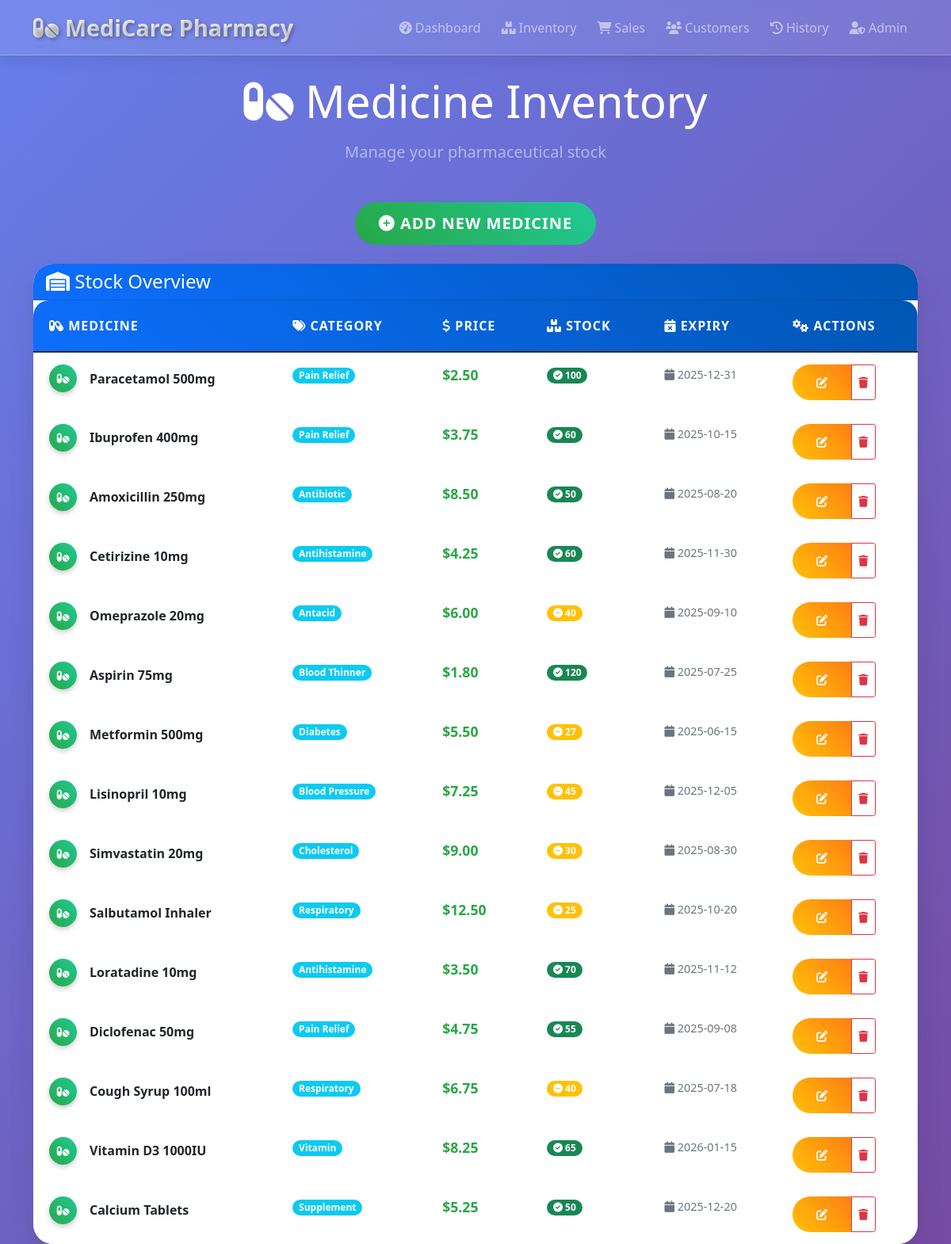
Page /inventory on the committed database.
### models.py (models this page shows)
class Medicine(db.Model):
    id = db.Column(db.Integer, primary_key=True)
    name = db.Column(db.String(100), nullable=False)
    category = db.Column(db.String(50), nullable=False)
    price = db.Column(db.Float, nullable=False)
    stock = db.Column(db.Integer, default=0)
    expiry_date = db.Column(db.Date, nullable=False)

### app.py (the view)
@app.route('/inventory')
def inventory():
    medicines = Medicine.query.all()
    return render_template('inventory.html', medicines=medicines)

### templates/inventory.html (shortened to what this page needs)
{% extends "base.html" %}
{% block content %}
<div class="inventory-container">
    <div class="page-header text-center mb-5">
        <h1 class="display-4 text-white mb-3">
            <i class="fas fa-pills"></i> Medicine Inventory
        </h1>
        <p class="lead text-white-50">Manage your pharmaceutical stock</p>
    </div>
    <div class="row mb-4">
        <div class="col-12 text-center">
            <button class="btn creative-btn btn-gradient-success btn-lg" data-bs-toggle="modal" data-bs-target="#addMedicineModal">
                <i class="fas fa-plus-circle"></i> Add New Medicine
            </button>
        </div>
    </div>
    <div class="creative-card">
        <div class="card-header bg-gradient-secondary text-white">
            <h4 class="mb-0">
                <i class="fas fa-warehouse"></i> Stock Overview
            </h4>
        </div>
        <div class="card-body p-0">
            <div class="table-responsive">
                <table class="table creative-table mb-0">
                    <thead>
                        <tr>
                            <th><i class="fas fa-capsules"></i> Medicine</th>
                            <th><i class="fas fa-tags"></i> Category</th>
                            <th><i class="fas fa-dollar-sign"></i> Price</th>
                            <th><i class="fas fa-boxes"></i> Stock</th>
                            <th><i class="fas fa-calendar-times"></i> Expiry</th>
                            <th><i class="fas fa-cogs"></i> Actions</th>
                        </tr>
                    </thead>
                    <tbody>
                        {% for medicine in medicines %}
                        <tr class="medicine-row">
                            <td>
                                <div class="d-flex align-items-center">
                                    <div class="medicine-icon me-3">
                                        <i class="fas fa-pills"></i>
                                    </div>
                                    <div>
                                        <strong>{{ medicine.name }}</strong>
                                    </div>
                                </div>
                            </td>
                            <td>
                                <span class="badge bg-info rounded-pill">
                                    {{ medicine.category }}
                                </span>
                            </td>
                            <td>
                                <span class="price-tag">
                                    ${{ "%.2f"|format(medicine.price) }}
                                </span>
                            </td>
                            <td>
                                {% if medicine.stock < 10 %}
                                    <span class="badge bg-danger rounded-pill pulse-animation">
                                        <i class="fas fa-exclamation-triangle"></i> {{ medicine.stock }}
                                    </span>
                                {% elif medicine.stock < 50 %}
                                    <span class="badge bg-warning rounded-pill">
                                        <i class="fas fa-minus-circle"></i> {{ medicine.stock }}
                                    </span>
                                {% else %}
                                    <span class="badge bg-success rounded-pill">
                                        <i class="fas fa-check-circle"></i> {{ medicine.stock }}
                                    </span>
                                {% endif %}
                            </td>
                            <td>
                                <span class="expiry-date">
                                    <i class="fas fa-calendar"></i> {{ medicine.expiry_date }}
                                </span>
                            </td>
                            <td>
                                <div class="btn-group" role="group">
                                    <button class="btn btn-sm creative-btn btn-gradient-warning">
                                        <i class="fas fa-edit"></i>
                                    </button>
                                    <button class="btn btn-sm btn-outline-danger">
                                        <i class="fas fa-trash"></i>
                                    </button>
                                </div>
                            </td>
                        </tr>
                        {% endfor %}
                    </tbody>
                </table>
            </div>
        </div>
    </div>
</div>
{% endblock %}

### static/style.css (style rules this page uses)
:root { --primary-gradient: linear-gradient(135deg, #667eea 0%, #764ba2 100%); --secondary-gradient: linear-gradient(45deg, #0d6efd, #0056b3); --success-gradient: linear-gradient(45deg, #28a745, #20c997); --warning-gradient: linear-gradient(45deg, #ffc107, #fd7e14); --danger-gradient: linear-gradient(45deg, #dc3545, #e83e8c); --glass-bg: rgba(255, 255, 255, 0.1); --glass-border: rgba(255, 255, 255, 0.2); --shadow-light: 0 8px 32px rgba(31, 38, 135, 0.37); --shadow-heavy: 0 15px 35px rgba(0, 0, 0, 0.1); }
* { margin: 0; padding: 0; box-sizing: border-box; }
body { background: var(--primary-gradient); min-height: 100vh; font-family: 'Segoe UI', Tahoma, Geneva, Verdana, sans-serif; overflow-x: hidden; }
.creative-card { background: white; border-radius: 25px; border: none; box-shadow: var(--shadow-heavy); transition: all 0.4s ease; position: relative; overflow: hidden; animation: slideInUp 0.6s ease-out; }
.creative-card::before { content: ''; position: absolute; top: 0; left: -100%; width: 100%; height: 100%; background: linear-gradient(90deg, transparent, rgba(255, 255, 255, 0.2), transparent); transition: left 0.5s; }
.creative-btn { border-radius: 50px; padding: 12px 30px; font-weight: 600; text-transform: uppercase; letter-spacing: 1px; position: relative; overflow: hidden; transition: all 0.3s ease; border: none; }
.creative-btn::before { content: ''; position: absolute; top: 0; left: -100%; width: 100%; height: 100%; background: linear-gradient(90deg, transparent, rgba(255, 255, 255, 0.3), transparent); transition: left 0.5s; }
.btn-gradient-success { background: var(--success-gradient); color: white; }
.btn-gradient-warning { background: var(--warning-gradient); color: white; }
.creative-table { background: white; border-radius: 20px; overflow: hidden; box-shadow: var(--shadow-heavy); animation: slideInUp 0.8s ease-out; }
.creative-table thead { background: var(--secondary-gradient); color: white; }
.creative-table th { padding: 20px; font-weight: 600; text-transform: uppercase; letter-spacing: 1px; border: none; }
.creative-table td { padding: 15px 20px; border: none; transition: all 0.3s ease; }
.creative-table tbody tr { transition: all 0.3s ease; animation: slideInLeft 0.5s ease-out; }
.bg-gradient-secondary { background: var(--secondary-gradient) !important; }

### templates/inventory.html (style rules this page uses)
.inventory-container { animation: fadeInScale 0.8s ease-out; }
.medicine-icon { width: 35px; height: 35px; border-radius: 50%; background: linear-gradient(45deg, #28a745, #20c997); display: flex; align-items: center; justify-content: center; color: white; font-size: 14px; box-shadow: 0 3px 6px rgba(0, 0, 0, 0.2); }
.price-tag { font-weight: bold; color: #28a745; font-size: 1.1em; }
.expiry-date { color: #6c757d; font-size: 0.9em; }
.medicine-row { animation-delay: calc(var(--i) * 0.1s); }
.page-header { animation: slideInUp 0.6s ease-out; }

### rows in the picture
Medicine: name "Paracetamol 500mg", category "Pain Relief", price "2.50", stock "100", expiry_date "2025-12-31"
Medicine: name "Ibuprofen 400mg", category "Pain Relief", price "3.75", stock "60", expiry_date "2025-10-15"
Medicine: name "Amoxicillin 250mg", category "Antibiotic", price "8.50", stock "50", expiry_date "2025-08-20"
Medicine: name "Cetirizine 10mg", category "Antihistamine", price "4.25", stock "60", expiry_date "2025-11-30"
Medicine: name "Omeprazole 20mg", category "Antacid", price "6.00", stock "40", expiry_date "2025-09-10"
Medicine: name "Aspirin 75mg", category "Blood Thinner", price "1.80", stock "120", expiry_date "2025-07-25"
Medicine: name "Metformin 500mg", category "Diabetes", price "5.50", stock "27", expiry_date "2025-06-15"
Medicine: name "Lisinopril 10mg", category "Blood Pressure", price "7.25", stock "45", expiry_date "2025-12-05"
Medicine: name "Simvastatin 20mg", category "Cholesterol", price "9.00", stock "30", expiry_date "2025-08-30"
Medicine: name "Salbutamol Inhaler", category "Respiratory", price "12.50", stock "25", expiry_date "2025-10-20"
Medicine: name "Loratadine 10mg", category "Antihistamine", price "3.50", stock "70", expiry_date "2025-11-12"
Medicine: name "Diclofenac 50mg", category "Pain Relief", price "4.75", stock "55", expiry_date "2025-09-08"
Medicine: name "Cough Syrup 100ml", category "Respiratory", price "6.75", stock "40", expiry_date "2025-07-18"
Medicine: name "Vitamin D3 1000IU", category "Vitamin", price "8.25", stock "65", expiry_date "2026-01-15"
Medicine: name "Calcium Tablets", category "Supplement", price "5.25", stock "50", expiry_date "2025-12-20"
